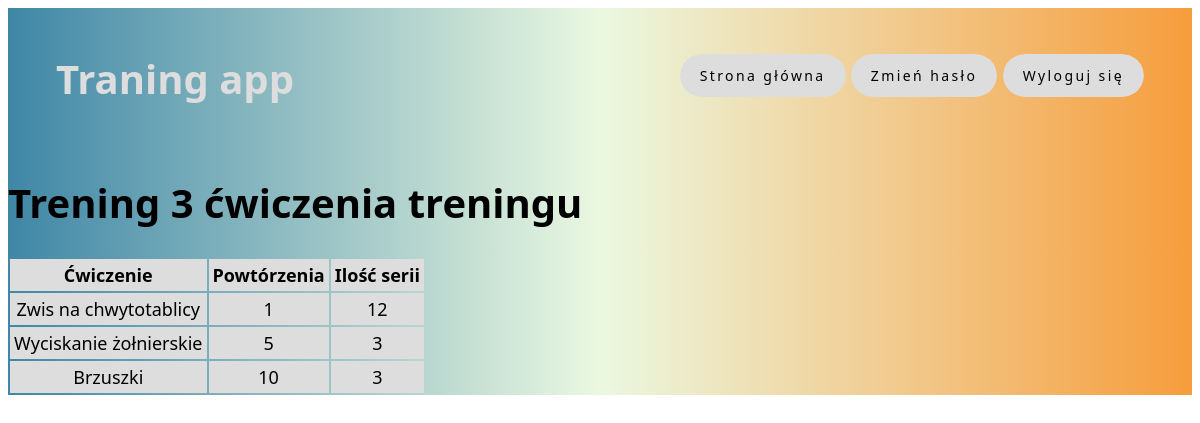
The page /traningapp/training_exercises/5/ on the database its author committed.
### traningapp/models.py (models this page shows, shortened)
class Training(models.Model):
    name = models.CharField(max_length=100,null=True)
    datetime = models.DateTimeField()
    executed = models.BooleanField(default=False)
    all_calories = models.FloatField(null=True)
    user = models.ForeignKey(User, on_delete=models.CASCADE, null=True)
    description = models.TextField(blank=True)
    duration = models.FloatField(null=True)
    exercises = models.ManyToManyField('Exercise', through='TrainingExercise')

class TrainingExercise(models.Model):
    training = models.ForeignKey(Training, on_delete=models.CASCADE)
    exercise = models.ForeignKey(Exercise, on_delete=models.CASCADE)
    repetitions = models.PositiveIntegerField(default=1)
    series = models.PositiveIntegerField(default=1)

class Exercise(models.Model):
    name = models.CharField(max_length=100)
    difficulty = models.CharField(max_length=50, choices=[('easy', 'Easy'), ('medium', 'Medium'), ('hard', 'Hard')])
    calories_per_one = models.FloatField()
    body_part = models.ForeignKey(BodyPart, on_delete=models.SET_NULL, null=True)
    description = models.TextField(blank=True)
    def __str__(self):
        return self.name

### traningapp/views.py (the view)
# urls.py: path('training_exercises/<int:training_id>/', training_exercises, name='training_exercises'),
def training_exercises(request, training_id):
    training_exercises = TrainingExercise.objects.filter(training_id=training_id)
    training_name = training_exercises.first().training.name
    return render(request, 'training_exercises.html', {'training_exercises': training_exercises, 'training_name': training_name})

### templates/training_exercises.html
{% extends 'base.html' %}
{% block content %}
<body>
    <h1>{{ training_name }} ćwiczenia treningu</h1>
    <table>
        <thead>
            <tr>
                <th class="tab1">Ćwiczenie</th>
                <th class="tab1">Powtórzenia</th>
                <th class="tab1">Ilość serii</th>
            </tr>
        </thead>
        <tbody>
            {% for exercise in training_exercises %}
            <tr>
                <td class="tab1">{{ exercise.exercise }}</td>
                <td class="tab1">{{ exercise.repetitions }}</td>
                <td class="tab1">{{ exercise.series }}</td>
            </tr>
            {% endfor %}
        </tbody>
    </table>
</body>
{% endblock %}

### static/styles.css (style rules this page uses)
body { font-family: system-ui; font-size: 20px; }
.tab1 { font-size: large; background-color: #ddd; padding: 4px; text-align: center; }

### rows shown on the page
Training: name "Trening 3"
TrainingExercise: exercise "Zwis na chwytotablicy", repetitions "1", series "12"
TrainingExercise: exercise "Wyciskanie żołnierskie", repetitions "5", series "3"
TrainingExercise: exercise "Brzuszki", repetitions "10", series "3"
